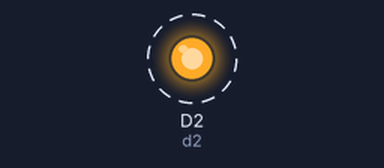
Bench run of a sketch on a simulated ESP8266 (NodeMCU). Parts: output pins drawn as LEDs (lit = HIGH). Dashed ring = blinking.

Above: at 0.5 s.
Timing chart, 0 to 4.6 s (numbered marks = the images above):
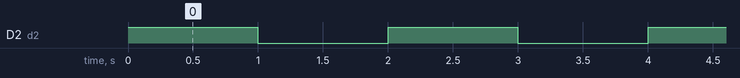

Measured:
- by itself, D2 (d2): alternates HIGH for 1.0 s and LOW for 1.0 s

The sketch:

ActiveBuzzer.ino
```cpp
int d2=D2;
void setup()
{
 pinMode(d2, OUTPUT);
}

void loop()
{
  digitalWrite(d2,HIGH);
  delay(1000);
  digitalWrite(d2,LOW);
  delay(1000);
}
```
